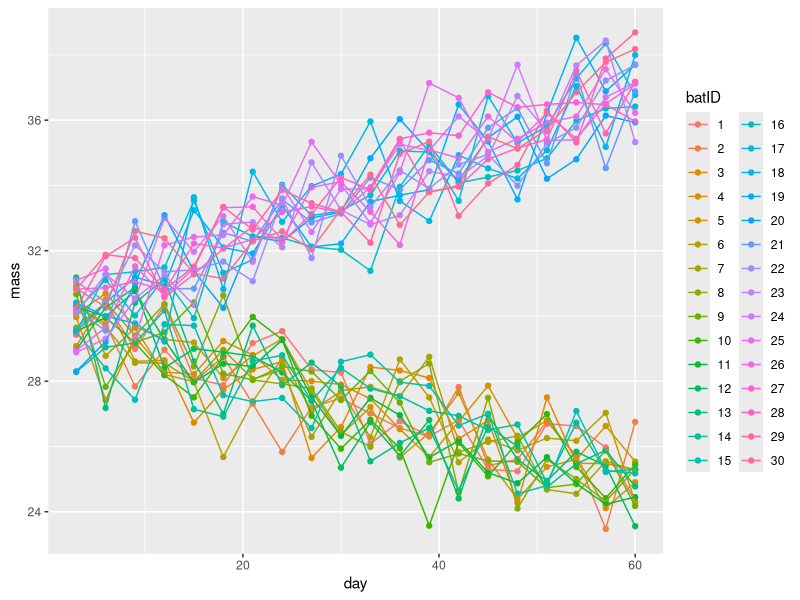

Generate this figure with R:
library(glmmTMB)
library(dplyr)
library(tidyverse)

#This is the example from lecture
set.seed(101)

nGroup <- 15
nBats <- nGroup*2

batID <- as.factor(1:nBats) ## JD: Make this look less like a number with paste()
day <- seq(3, 60, by=3)
treatment <- as.factor(rep(c("control", "exercise"), each=nGroup))

tdat <- data.frame(batID, treatment)
dat1 <- expand.grid(batID=batID, day=day)
bat_data <- full_join(dat1, tdat, by="batID")

#print(dat)

#flight ability----
##flightTime ~ treatment + day + (day | batID)

## JD: Think about using treatment*day instead; what are the units of that β??
  #RS: ¯\_(ツ)_/¯
correlation <- (-0.99) / (sqrt(1 + (-0.99^2)))
#correlation

mass_data <- simulate_new( ~ 1  + day + treatment:day, 
                   nsim = 1,
                   family = "gaussian",
                   newdata = bat_data,
                   newparams = list(
                     beta = c(30, (-5/60), 0.2),  #when I change this from 0, the treatment group increases in mass? when it's set at 0, it also looks crazy 
                     theta = c(log(c(5, (0.5/60))), correlation), 
                     betad = log(1) #making this smaller makes variation smaller
                   )
)

bat_data$mass <- mass_data[[1]]

fit <- glmmTMB(mass ~ 1  + day + treatment:day
               , data=bat_data
               , family = "gaussian"
)

summary(fit)
confint(fit)


ggplot(bat_data, aes(x = day, y = mass, colour = batID))  +
      geom_point() +
      geom_line()
#LOL WHAT IS THAT 
